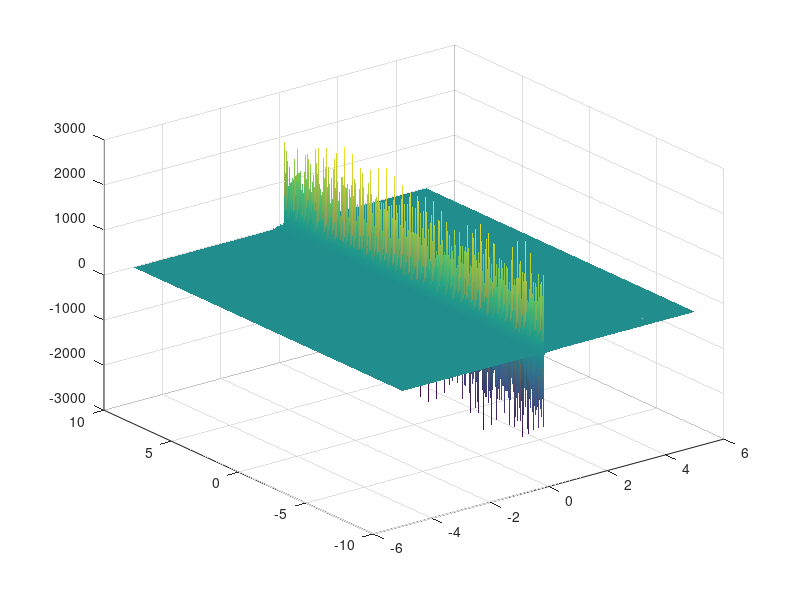

This chart was generated by the following MATLAB code:
clc;close all;clear;

% simulation time
t_end = 5;
dt = 0.001;
t = 0:dt:t_end;
conv_t = -t_end:dt:t_end;
fs = 1/dt;

% signal configure
f_start = 200;% static start frequency
f_end = 500;% static  end  frequency
signal = chirp(t,f_start,t(end),f_end);

% Dopler configure
f_shift_lim = 10; % the max of |Dopler frequency shift|
measure_num = 100; % the number of tests
f_shift_axis = linspace(-f_shift_lim,f_shift_lim,measure_num);
f_start_shift = linspace(f_start-f_shift_lim,f_start+f_shift_lim,measure_num);
f_end_shift = linspace(f_end-f_shift_lim,f_end+f_shift_lim,measure_num);

% Dopler signal generate
test_signal = zeros(measure_num,length(t));
for i =1:100
    test_signal(i,:) = chirp(t,f_start_shift(i),t(end),f_end_shift(i));
end

measure_result = zeros(measure_num,2*length(t)-1);
for i = 1:100
   measure_result(i,:) = xcorr(signal,test_signal(i,:));
end

surf(conv_t,f_shift_axis,measure_result);
shading interp